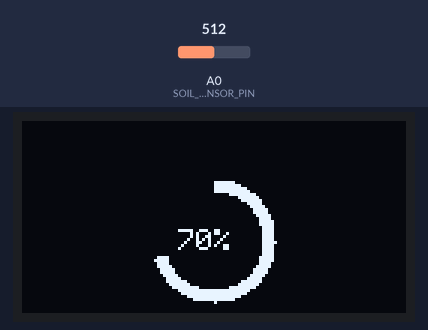
The sketch below on a simulated Arduino Uno, built with avr-gcc and run on an emulated ATmega328P. Shown: 128×64 one-colour display. The test bench sets the inputs (shaded band); at power-on: A0 (SOIL_SENSOR_PIN) = 512. What the sketch prints to the serial monitor is not drawn.

Above: at 1.2 s.
1.3 s: A0 (SOIL_SENSOR_PIN) set to 716
At 2.8 s:
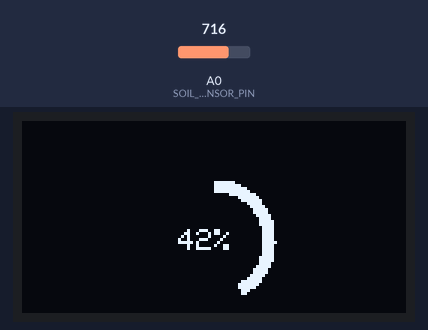
3.2 s: A0 (SOIL_SENSOR_PIN) set to 900
At 4.5 s:
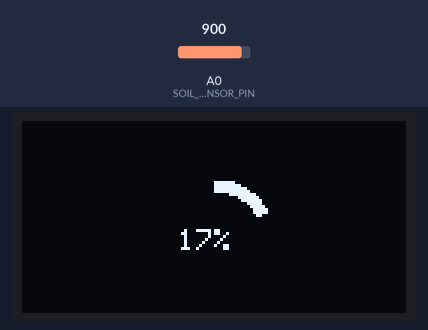
5.4 s: A0 (SOIL_SENSOR_PIN) set to 1023
At 7.3 s:
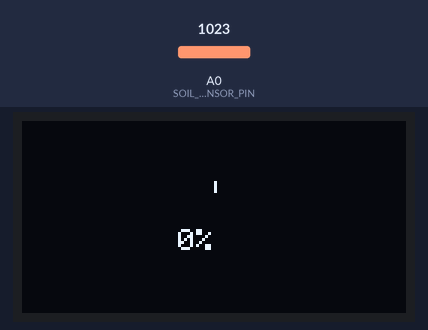
Timing chart, 0 to 8.8 s (numbered marks = the images above; inputs shaded):
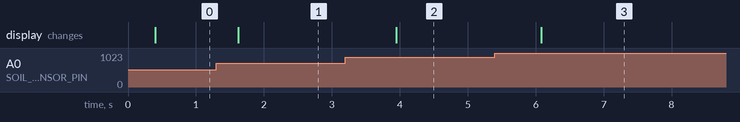

Measured:
- after the input at 1.3 s, the display: changes after 0.32 s (image 1)
- after the input at 3.2 s, the display: changes after 0.75 s (image 2)
- after the input at 5.4 s, the display: changes after 0.68 s (image 3)

The sketch:

capacitive_soil_radial.ino
```cpp
/*
capacitive soil v1.2

Wire Connection:
1. Wiring the Sensor to Arduino
Sensor Pin	Connects To
VCC	3.3V or 5V (depends on sensor)
GND	GND
AOUT	A0 (Analog input)
⚠️ Most capacitive sensors work with 3.3V–5V. Check your sensor’s label or datasheet.
2. OLED wire connecction
Wiring: I2C OLED
OLED Pin	Arduino Uno / Mega
VCC	5V
GND	GND
SDA	A4 (Uno) / 20 (Mega)
SCL	A5 (Uno) / 21 (Mega)
*/


#include <Wire.h>
#include <Adafruit_GFX.h>
#include <Adafruit_SSD1306.h>
#include <math.h>

#define SOIL_SENSOR_PIN A0
#define SCREEN_WIDTH 128
#define SCREEN_HEIGHT 64

Adafruit_SSD1306 display(SCREEN_WIDTH, SCREEN_HEIGHT, &Wire, -1);

// Chart settings
const int centerX = SCREEN_WIDTH / 2;
const int centerY = SCREEN_HEIGHT / 2 + 8;
const int radius = 20;
const int thickness = 3;

void setup() {
  Serial.begin(9600);

  if (!display.begin(SSD1306_SWITCHCAPVCC, 0x3C)) {
    Serial.println(F("OLED not found"));
    while (true);
  }

  display.clearDisplay();
  display.display();
}

void loop() {
  int rawValue = analogRead(SOIL_SENSOR_PIN);
  int moisturePercent = map(rawValue, 1023, 300, 0, 100);  // dry=1023, wet=300
  moisturePercent = constrain(moisturePercent, 0, 100);

  Serial.print("Moisture: ");
  Serial.print(moisturePercent);
  Serial.println(" %");

  display.clearDisplay();

  // === Draw Radial Progress Arc ===
  int angleStart = -90; // Start at top
  int angleEnd = map(moisturePercent, 0, 100, 0, 360);

  for (int r = radius - thickness; r <= radius; r++) {
    for (int angle = 0; angle <= angleEnd; angle++) {
      float rad = (angle + angleStart) * PI / 180.0;
      int x = centerX + r * cos(rad);
      int y = centerY + r * sin(rad);
      display.drawPixel(x, y, SSD1306_WHITE);
    }
  }

  // === Draw % Text ===
  display.setTextSize(1);
  display.setTextColor(SSD1306_WHITE);
  display.setCursor(centerX - 12, centerY - 4);
  display.print(moisturePercent);
  display.print("%");

  // === Label ===
  display.setCursor(centerX - 25, centerY + radius + 6);
  display.print("Soil Moisture");

  display.display();
  delay(1000);
}
```
